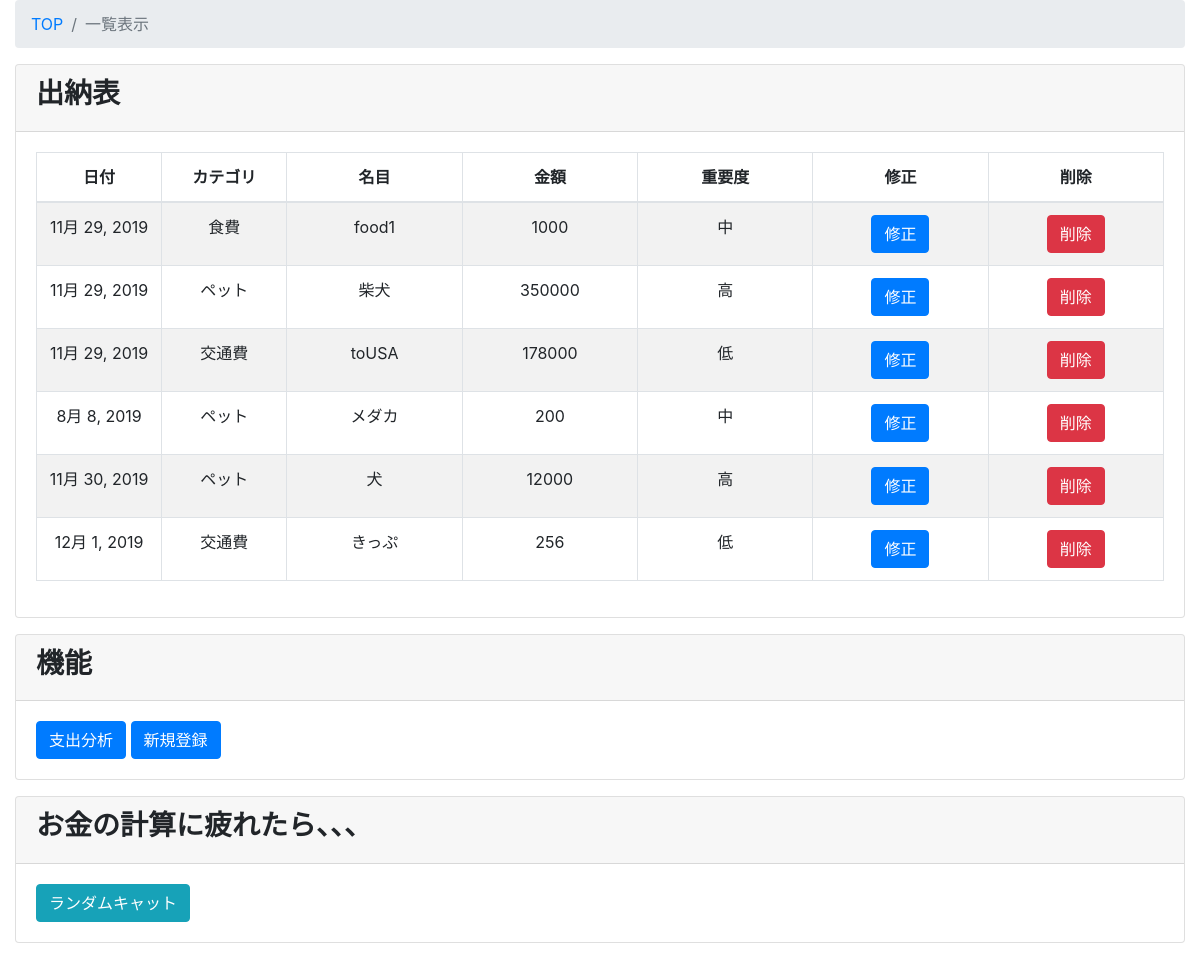
/kakeibo_tuto/Suitoh_list/, run on an earlier commit of the app's database.
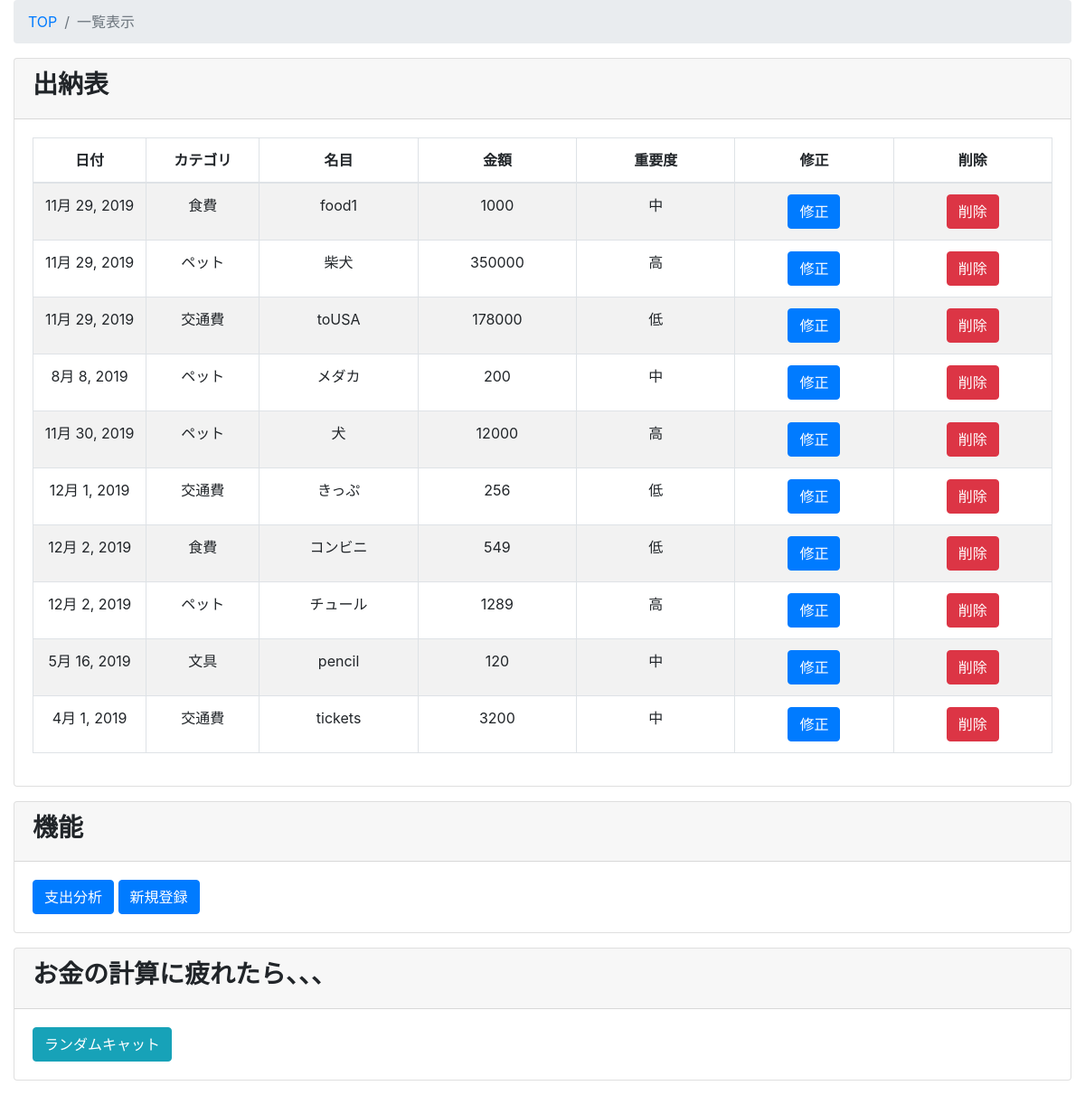
And on a later commit of the database.
### kakeibo_tuto/models.py (models this page shows, shortened)
class Suitoh(models.Model):
    class Meta:
        db_table = 'suitoh'
        verbose_name = '出納表'
        verbose_name_plural = '出納表'
    data = models.DateField(verbose_name="Date",default=datetime.now)
    cat = models.ForeignKey(Category, on_delete= models.PROTECT, verbose_name="分類")
    out_cost = models.IntegerField(verbose_name="支出")
    meimoku = models.CharField(verbose_name="名目", max_length=100)
    rank = models.ForeignKey(Ranks, on_delete= models.PROTECT, verbose_name="重要度")

class Category(models.Model):
    class Meta:
        db_table = 'category'
        verbose_name = '分類'
        verbose_name_plural = '分類'
    category_name = models.CharField(max_length=255,unique=True)
    def __str__(self):
        return self.category_name

class Ranks(models.Model):
    class Meta:
        db_table = 'Ranks'
        verbose_name = '重要度'
        verbose_name_plural = '重要度'
    category_name = models.CharField(max_length=255)
    def __str__(self):
        return self.category_name

### kakeibo_tuto/views.py (the view)
# urls.py: path('Suitoh_list/', views.SuitohListView.as_view(), name='Suitoh_list'),
class SuitohListView(ListView):
    model = Suitoh
    template_name = 'kakeibo_tuto/Suitoh_list.html'
    '''全取得'''
    def queryset(self):
        return Suitoh.objects.all()
    def get_context_data(self, **kwargs):
        context = super().get_context_data(**kwargs)  # はじめに継承元のメソッドを呼び出す
        context["foo"] = test('a')
        return context

### kakeibo_tuto/views.py (called while the page is built)
def test(goma):
    param = {"hello": "help"}
    return str(param["hello"]) + goma

### kakeibo_tuto/templates/kakeibo_tuto/Suitoh_list.html (shortened to what this page needs)
{% extends 'kakeibo_tuto/base.html' %}
{% block content %}
 <div class="content-wrapper">
   <div class="container-fluid">
     <ol class="breadcrumb">
       <li class="breadcrumb-item">
         <a href="{% url 'kakeibo_tuto:Suitoh_list' %}">TOP</a>
       </li>
       <li class="breadcrumb-item active">一覧表示</li>
     </ol>
     <div class="card mb-3">
       <div class="card-header">
         <h3><b>出納表</b></h3></div>
       <div class="card-body">
         <div class="table-responsive">
         <table id=Suitoh width="100%" class="table table-striped table-bordered">
             <thead>
               <tr>
                 <th class="text-center">日付</th>
                 <th class="text-center">カテゴリ</th>
                 <th class="text-center">名目</th>
                 <th class="text-center">金額</th>
                 <th class="text-center">重要度</th>
                 <th class="text-center">修正</th>
                 <th class="text-center">削除</th>
               </tr>
             </thead>
             <tbody>
               {% for item in object_list %}
                 <tr class="odd gradeX text-center">
                   <td class="text-center" width="100">{{ item.data}}</td>
                   <td class="text-center" width="100">{{ item.cat}}</td>
                   <td class="text-center" width="140">{{ item.meimoku}}</td>
                   <td class="text-center" width="140">{{ item.out_cost}}</td>
                    <td class="text-center" width="140">{{ item.rank}}</td>
                   <td class="text-center" width="140"><a class="btn btn-primary"
                        href="{% url 'kakeibo_tuto:Suitoh_update' item.pk %}">修正</a></td>
                   <td class="text-center" width="140"><a class="btn btn-danger"
                        href="{% url 'kakeibo_tuto:Suitoh_delete' item.pk %}">削除</a></td>
                 </tr>
             {% endfor %}
             </tbody>
           </table>
       </div>
      </div>
      </div>
          <div class="card mb-3">
       <div class="card-header">
         <h3><b>機能</b></h3></div>
       <div class="card-body">
           <tr class="odd gradeX text-center">
           <td class="text-center" width="140"><a class="btn btn-primary"
                        href="{% url 'kakeibo_tuto:Sumbycat' %}">支出分析</a></td>
           <td class="text-center" width="140"><a class="btn btn-primary" class="btn-lg"
                        href="{% url 'kakeibo_tuto:add' %}">新規登録</a></td>
           </tr>
       </div>
       </div>
<div class="card mb-3">
       <div class="card-header">
         <h3><b>お金の計算に疲れたら、、、</b></h3></div>
       <div class="card-body">
           <td class="text-center" width="140"><a class="btn btn-info"
                        href="{% url 'kakeibo_tuto:randcat' %}">ランダムキャット</a></td>
       </div>
       </div>
      </div>
      </div>
{% endblock content %}

What changed in the data, as far as the page shows it:
added Suitoh: data "12月 2, 2019", cat "食費", meimoku "コンビニ", out_cost "549", rank "低"
added Suitoh: data "12月 2, 2019", cat "ペット", meimoku "チュール", out_cost "1289", rank "高"
added Suitoh: data "5月 16, 2019", cat "文具", meimoku "pencil", out_cost "120", rank "中"
added Suitoh: data "4月 1, 2019", cat "交通費", meimoku "tickets", out_cost "3200", rank "中"
